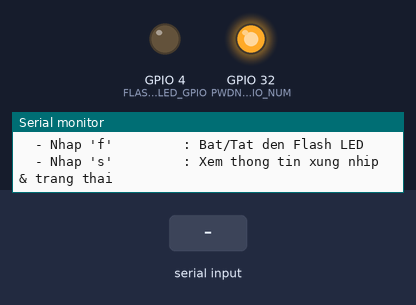
Bench run of a program on a simulated ESP32. Shown: output pins drawn as LEDs (lit = HIGH), the last lines printed to the serial monitor. The inputs (shaded band) are chosen by the test bench. The camera gives no picture.

Above: at 1.7 s.
1.8 s: "p\n" received over Serial
At 2.23 s:
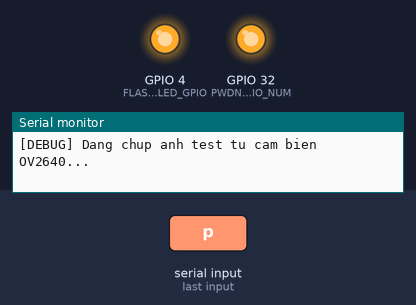
3.7 s: "p\n" received over the second serial link
At 4.6 s:
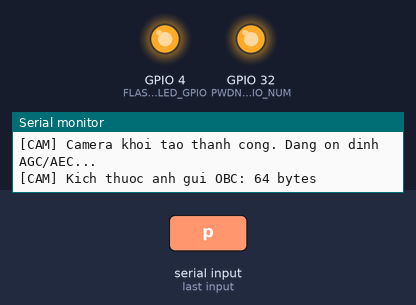
5.6 s: "OK\n" received over the second serial link
7.1 s: "DONE\n" received over the second serial link
At 7.7 s:
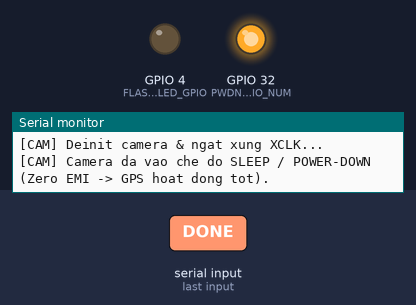
8.6 s: "P\n" received over the second serial link
At 9.6 s:
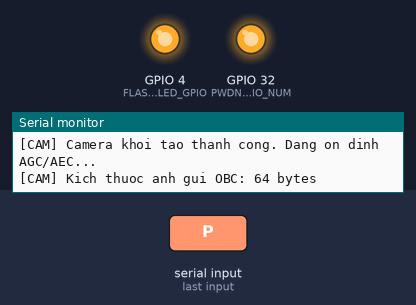
Timing chart, 0 to 15.5 s (numbered marks = the images above; inputs shaded):
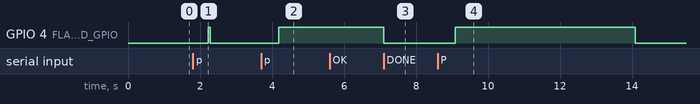

Measured:
- after the input at 1.8 s, GPIO 4 (FLASH_LED_GPIO): LOW → HIGH after 0.42 s, → LOW 0.06 s later
- after the input at 3.7 s, GPIO 4 (FLASH_LED_GPIO): LOW → HIGH after 0.49 s
- after the input at 7.1 s, GPIO 4 (FLASH_LED_GPIO): HIGH → LOW at once
- after the input at 8.6 s, GPIO 4 (FLASH_LED_GPIO): LOW → HIGH after 0.49 s, → LOW 5.0 s later

The program:

main.cpp
```cpp
#include <Arduino.h>
#include <WiFi.h>
#include "esp_camera.h"

// Cấu hình chân cho module AI Thinker ESP32-CAM
#define PWDN_GPIO_NUM     32
#define RESET_GPIO_NUM    -1
#define XCLK_GPIO_NUM      0
#define SIOD_GPIO_NUM     26
#define SIOC_GPIO_NUM     27
#define Y9_GPIO_NUM       35
#define Y8_GPIO_NUM       34
#define Y7_GPIO_NUM       39
#define Y6_GPIO_NUM       36
#define Y5_GPIO_NUM       21
#define Y4_GPIO_NUM       19
#define Y3_GPIO_NUM       18
#define Y2_GPIO_NUM        5
#define VSYNC_GPIO_NUM    25
#define HREF_GPIO_NUM     23
#define PCLK_GPIO_NUM     22
#define FLASH_LED_GPIO     4

// UART2 trên ESP32-CAM: Giao tiếp với ESP32 chính (OBC)
// Dùng GPIO 14 (TX) và GPIO 15 (RX) thay vì UART0
#define OBC_UART_TX   14
#define OBC_UART_RX   15

// Xung nhịp XCLK cho cảm biến OV2640 (Chạy mức tối đa 20MHz khi chụp, ngắt sạch khi xong)
#define CAMERA_XCLK_FREQ  20000000 // 20MHz (Tối đa của cảm biến OV2640)

static bool isCameraRunning = false;

static void sendCaptureError(const char* message) {
    Serial2.print("ERROR:");
    Serial2.println(message);
}

// =========================================================================
// QUẢN LÝ NGUỒN VÀ XUNG NHỊP CAMERA THEO CƠ CHẾ ON-DEMAND (CHỐNG NHIỄU GPS)
// =========================================================================

// Ngắt hoàn toàn cảm biến Camera OV2640 và tắt xung dao động XCLK
void stopCamera() {
    if (isCameraRunning) {
        Serial.println("[CAM] Deinit camera & ngat xung XCLK...");
        esp_camera_deinit();
        isCameraRunning = false;
    }

    // Đưa chân PWDN lên mức HIGH (OV2640 Power-Down active HIGH)
    pinMode(PWDN_GPIO_NUM, OUTPUT);
    digitalWrite(PWDN_GPIO_NUM, HIGH);

    // Kéo chân XCLK (GPIO 0) về mức LOW để dập tắt xung dao động cao tần
    pinMode(XCLK_GPIO_NUM, INPUT_PULLDOWN);

    Serial.println("[CAM] Camera da vao che do SLEEP / POWER-DOWN (Zero EMI -> GPS hoat dong tot).");
}

// Khởi tạo và đánh thức camera khi có yêu cầu chụp ảnh
bool startCamera() {
    if (isCameraRunning) {
        return true;
    }

    Serial.println("[CAM] Dang danh thuc va khoi tao cam bien OV2640...");

    camera_config_t config = {};
    config.ledc_channel = LEDC_CHANNEL_0;
    config.ledc_timer = LEDC_TIMER_0;
    config.pin_d0 = Y2_GPIO_NUM;
    config.pin_d1 = Y3_GPIO_NUM;
    config.pin_d2 = Y4_GPIO_NUM;
    config.pin_d3 = Y5_GPIO_NUM;
    config.pin_d4 = Y6_GPIO_NUM;
    config.pin_d5 = Y7_GPIO_NUM;
    config.pin_d6 = Y8_GPIO_NUM;
    config.pin_d7 = Y9_GPIO_NUM;
    config.pin_xclk = XCLK_GPIO_NUM;
    config.pin_pclk = PCLK_GPIO_NUM;
    config.pin_vsync = VSYNC_GPIO_NUM;
    config.pin_href = HREF_GPIO_NUM;
    config.pin_sccb_sda = SIOD_GPIO_NUM;
    config.pin_sccb_scl = SIOC_GPIO_NUM;
    config.pin_pwdn = PWDN_GPIO_NUM;
    config.pin_reset = RESET_GPIO_NUM;
    config.xclk_freq_hz = CAMERA_XCLK_FREQ;
    config.pixel_format = PIXFORMAT_JPEG;
    config.frame_size = FRAMESIZE_VGA;
    config.jpeg_quality = 10;
    config.fb_count = 1;

    esp_err_t err = esp_camera_init(&config);
    if (err != ESP_OK) {
        Serial.printf("[ERROR] Camera init that bai: 0x%x\n", err);
        return false;
    }

    isCameraRunning = true;
    Serial.println("[CAM] Camera khoi tao thanh cong. Dang on dinh AGC/AEC...");

    // Cảm biến CMOS cần 1 frame nháp để tự cân bằng phơi sáng/trắng sau khi thức dậy
    delay(60);
    camera_fb_t* dummy = esp_camera_fb_get();
    if (dummy) {
        esp_camera_fb_return(dummy);
    }

    return true;
}

// =========================================================================
// CÁC HÀM XỬ LÝ LỆNH CHỤP ẢNH
// =========================================================================

// Hàm debug test camera độc lập qua Serial0 (Serial Monitor trên máy tính)
void testCaptureViaSerial0() {
    Serial.println("[CAM] Khoi dong che do Test...");

    if (!startCamera()) {
        Serial.println("[DEBUG ERROR] Khong the khoi tao camera!");
        stopCamera();

        return;
    }

    Serial.println("[DEBUG] Dang chup anh test tu cam bien OV2640...");
    unsigned long tStart = millis();
    digitalWrite(FLASH_LED_GPIO, HIGH);
    camera_fb_t* fb = esp_camera_fb_get();
    digitalWrite(FLASH_LED_GPIO, LOW);
    unsigned long tDuration = millis() - tStart;

    if (!fb) {
        Serial.println("[DEBUG ERROR] Khong the chup anh! (fb_get tra ve NULL)");
        stopCamera();
        Serial.println("===================================================\n");
        return;
    }

    Serial.printf("[DEBUG SUCCESS] Chup anh test thanh cong!\n");
    Serial.printf("  - Kich thuoc anh : %u bytes (%.2f KB)\n", fb->len, fb->len / 1024.0);
    Serial.printf("  - Do phan giai   : %u x %u\n", fb->width, fb->height);
    Serial.printf("  - Dinh dang      : %s\n", (fb->format == PIXFORMAT_JPEG) ? "JPEG" : "RAW/OTHER");
    Serial.printf("  - Thoi gian chup : %lu ms\n", tDuration);

    if (fb->len >= 4 && fb->buf[0] == 0xFF && fb->buf[1] == 0xD8) {
        Serial.println("  - Header JPEG    : Hop le (0xFF 0xD8 - Start of Image)");
    } else {
        Serial.println("  - Header JPEG    : [CANH BAO] Khong dung header JPEG!");
    }

    if (fb->len >= 2 && fb->buf[fb->len - 2] == 0xFF && fb->buf[fb->len - 1] == 0xD9) {
        Serial.println("  - Footer JPEG    : Hop le (0xFF 0xD9 - End of Image)");
    } else {
        Serial.println("  - Footer JPEG    : [CANH BAO] Thieu footer JPEG!");
    }

    esp_camera_fb_return(fb);

    // Chụp xong -> Tắt camera ngay lập tức để GPS không bị nhiễu
    stopCamera();
    Serial.println("===================================================\n");
}

// Xử lý lệnh chụp và gửi ảnh sang OBC qua UART2
void handleOBCCommand() {
    Serial.println("[CAM] Nhan lenh 'p' tu OBC qua UART2. Bat dau danh thuc camera...");

    if (!startCamera()) {
        sendCaptureError("INIT_FAIL");
        stopCamera();
        return;
    }

    camera_fb_t* frame = esp_camera_fb_get();
    if (frame == nullptr) {
        sendCaptureError("FRAME_NULL");
        Serial.println("[CAM] Loi: Khong chup duoc anh!");
        stopCamera();
        return;
    }

    digitalWrite(FLASH_LED_GPIO, HIGH);
    Serial2.printf("SIZE:%u\n", frame->len);
    Serial.printf("[CAM] Kich thuoc anh gui OBC: %u bytes\n", frame->len);

    // Chờ OBC xác nhận sẵn sàng nhận dữ liệu
    unsigned long startTime = millis();
    bool ready = false;
    while (millis() - startTime < 5000) {
        if (Serial2.available()) {
            String response = Serial2.readStringUntil('\n');
            response.trim();
            if (response == "OK") {
                ready = true;
                break;
            }
        }
        delay(1);
    }

    if (!ready) {
        sendCaptureError("ACK_TIMEOUT");
        Serial.println("[CAM] Loi: OBC khong phan hoi ACK!");
        digitalWrite(FLASH_LED_GPIO, LOW);
        esp_camera_fb_return(frame);
        stopCamera();
        return;
    }

    // Gửi dữ liệu ảnh raw qua UART2 đến OBC
    Serial.println("[CAM] Dang truyen du lieu anh qua UART2...");
    Serial2.write(frame->buf, frame->len);
    Serial2.flush();

    // Chờ OBC xác nhận hoàn tất
    startTime = millis();
    while (millis() - startTime < 15000) {
        if (Serial2.available()) {
            String response = Serial2.readStringUntil('\n');
            response.trim();
            if (response == "DONE") {
                Serial.println("[CAM] OBC xac nhan nhan anh thanh cong!");
                break;
            }
        }
        delay(1);
    }

    digitalWrite(FLASH_LED_GPIO, LOW);
    esp_camera_fb_return(frame);

    // Truyền xong -> Tắt camera ngay lập tức để GPS tiếp tục định vị bình thường
    stopCamera();
}

void setup() {
    // 1. Chạy CPU ở xung nhịp tối đa 240MHz để xử lý ảnh và nén JPEG nhanh nhất
    setCpuFrequencyMhz(240);

    // 2. Tắt triệt để Wi-Fi và Bluetooth để tránh rò sóng 2.4GHz
    WiFi.mode(WIFI_OFF);
    btStop();

    pinMode(FLASH_LED_GPIO, OUTPUT);
    digitalWrite(FLASH_LED_GPIO, LOW);

    // 3. Mặc định khởi động: Đưa camera vào trạng thái SLEEP ngay lập tức
    stopCamera();

    // UART0 (Serial) kết nối với PC qua USB/FTDI để debug
    Serial.begin(115200);
    delay(500);

    // UART2 (Serial2) kết nối với OBC
    Serial2.begin(115200, SERIAL_8N1, OBC_UART_RX, OBC_UART_TX);


    Serial.println("  ESP32-CAM ON-DEMAND ZERO-EMI FIRMWARE   ");
    Serial.println("  (MAX PERFORMANCE: 240MHz / 20MHz XCLK)  ");

    Serial.printf("CPU Frequency   : %d MHz (Max Performance)\n", getCpuFrequencyMhz());
    Serial.printf("Camera XCLK     : %d MHz (Max OV2640 Clock - Chi phat xung khi chup)\n", CAMERA_XCLK_FREQ / 1000000);
    Serial.println("Camera Status   : SLEEP / POWER-DOWN (Zero EMI to GPS)");
    Serial.println("Wi-Fi / BT      : DISABLED");
    Serial.println("UART0 (USB/FTDI): Debug & Test Monitor");
    Serial.println("UART2 (GPIO14/15): Ket noi OBC (ESP32)");

    Serial.println("Co che hoat dong:");
    Serial.println("  - Trang thai cho : Camera ngat hoan toan -> GPS bat song tot.");
    Serial.println("  - Nhan lenh chup : Bat camera xung toi da -> Chup -> Gui -> Ngat camera.");
    Serial.println("Menu debug tren Serial Monitor (Serial0):");
    Serial.println("  - Nhap 't' hoac 'p': Test quy trinh chup on-demand");
    Serial.println("  - Nhap 'f'         : Bat/Tat den Flash LED");
    Serial.println("  - Nhap 's'         : Xem thong tin xung nhip & trang thai");


    Serial2.println("CAMERA_READY");
}

void loop() {
    // 1. Kiểm tra lệnh debug từ Serial0 (máy tính qua USB/FTDI)
    if (Serial.available() > 0) {
        char debugCmd = Serial.read();
        if (debugCmd == 't' || debugCmd == 'T' || debugCmd == 'p' || debugCmd == 'P') {
            testCaptureViaSerial0();
        } else if (debugCmd == 'f' || debugCmd == 'F') {
            static bool flashState = false;
            flashState = !flashState;
            digitalWrite(FLASH_LED_GPIO, flashState ? HIGH : LOW);
            Serial.printf("[DEBUG] Flash LED: %s\n", flashState ? "ON" : "OFF");
        } else if (debugCmd == 's' || debugCmd == 'S') {
            Serial.println("\n--- [SYSTEM & EMI STATUS] ---");
            Serial.printf("  - CPU Frequency : %d MHz\n", getCpuFrequencyMhz());
            Serial.printf("  - Camera Status : %s\n", isCameraRunning ? "RUNNING (ACTIVE)" : "SLEEP / DEINIT (ZERO EMI)");
            Serial.printf("  - Camera XCLK   : %d MHz\n", CAMERA_XCLK_FREQ / 1000000);
            Serial.println("  - Wi-Fi Radio   : OFF");
            Serial.println("  - Bluetooth     : OFF");

        }
    }

    // 2. Chờ lệnh từ ESP32 chính (OBC) qua UART2
    if (Serial2.available() > 0) {
        String command = Serial2.readStringUntil('\n');
        command.trim();

        if (command == "p" || command == "P") {
            handleOBCCommand();
        }
    }
}
```
